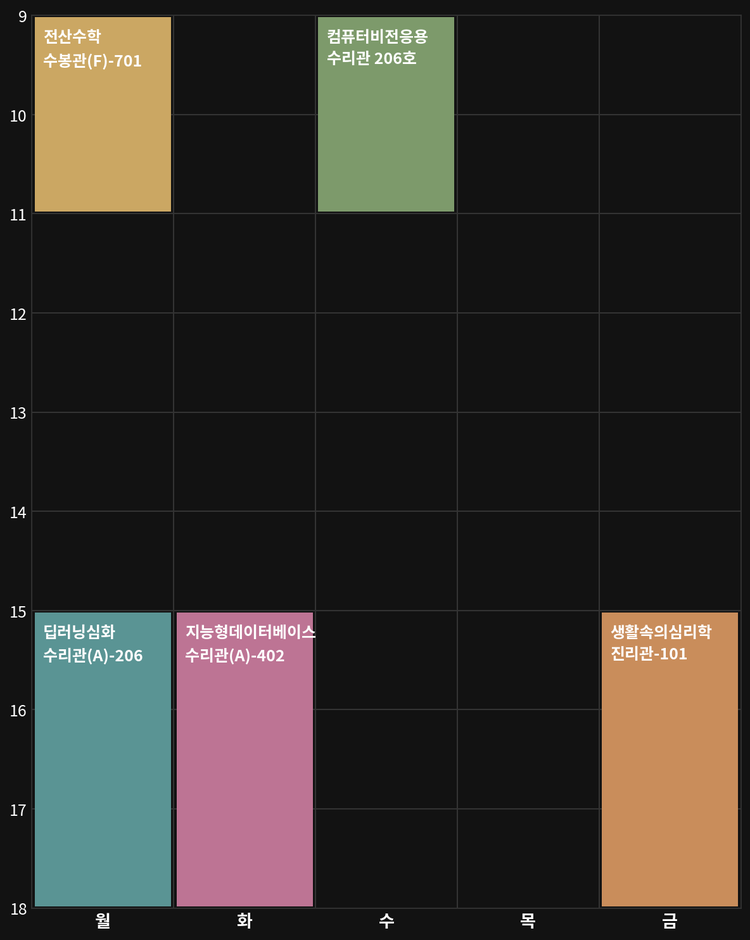
#> input picture timetable/timetable_5.png, 750 x 940 px, shrunk from 1184 x 1484 before the run
$ python timetable_first_class.py timetable/timetable_5.png
#> lines starting #> are read from the running program, lines starting #| are printed output that depends on the picture
"""시간표 캡처 → 요일별 첫 수업 시작 시각 추출 (개선 버전).

핵심 아이디어
  - "수업이 어디 있는가"는 글자가 아니라 **색칠된 수업 칸(블록)** 으로 찾는다.
    (OpenCV 색 분할: HSV 채도가 높은 영역 = 수업 칸)
  - "그 위치가 몇 시인가"는 OCR로 **시간축 숫자(9, 10, 11 ...)** 를 읽어
    y좌표 ↔ 시각의 직선 관계(y = a·hour + b)를 이미지마다 새로 맞춘다.
  - 첫 수업 시각 = 그 요일 열에서 가장 위에 있는 블록의 **위쪽 경계** y를 시각으로 변환.

사용법
  python timetable_first_class.py               # timetable/timetable_*.png 전부 처리
  python timetable_first_class.py a.png b.png   # 특정 파일만
"""
import glob
import json
import os
import re
import sys

import cv2
import numpy as np

DAYS = ['월', '화', '수', '목', '금']
OUT_DIR = 'results'

_reader = None


def get_reader():
    global _reader
    if _reader is None:
        import easyocr
        _reader = easyocr.Reader(['ko', 'en'], gpu=False, verbose=False)
    return _reader


# ---------------------------------------------------------------- 1. 입력 정규화
def load_image(path):
    """RGBA/흑백 등 어떤 PNG가 와도 3채널 BGR로 맞추고, 라이트/다크 테마를 판별한다."""
    img = cv2.imread(path, cv2.IMREAD_UNCHANGED)
    if img is None:
        raise ValueError(f'이미지를 읽을 수 없습니다: {path}')
    if img.ndim == 2:
        img = cv2.cvtColor(img, cv2.COLOR_GRAY2BGR)
    elif img.shape[2] == 4:
        alpha = img[:, :, 3:4].astype(np.float32) / 255.0
        img = (img[:, :, :3] * alpha + 255 * (1 - alpha)).astype(np.uint8)
    gray = cv2.cvtColor(img, cv2.COLOR_BGR2GRAY)
    bg = int(np.median(np.concatenate([gray[0], gray[-1], gray[:, 0], gray[:, -1]])))
    return img, gray, bg, ('dark' if bg < 128 else 'light')


# ---------------------------------------------------------------- 2. 격자(표 영역) 찾기
def _runs(mask_1d):
    """True 구간들의 [start, end] 목록."""
    idx = np.flatnonzero(np.diff(np.r_[0, mask_1d.astype(np.int8), 0]))
    return list(zip(idx[::2], idx[1::2] - 1))


def find_grid(img, gray, bg):
    """회색(무채색) 격자선을 투영(projection)해서 표 영역과 요일 열 경계를 찾는다."""
    hsv = cv2.cvtColor(img, cv2.COLOR_BGR2HSV)
    line = (hsv[:, :, 1] < 25) & (np.abs(gray.astype(int) - bg) > 15) & (np.abs(gray.astype(int) - bg) < 120)
    h, w = gray.shape

    v_score = line.sum(axis=0) / h            # 열마다 선 픽셀 비율
    vx = [int((a + b) / 2) for a, b in _runs(v_score > 0.25)]
    h_score = line.sum(axis=1) / w
    hy = [int((a + b) / 2) for a, b in _runs(h_score > 0.5)]
    if len(vx) < 2 or len(hy) < 2:
        raise RuntimeError('격자선을 찾지 못했습니다')

    left, right = vx[0], vx[-1]
    top, bottom = hy[0], hy[-1]
    # 세로선이 정확히 6개면 그대로 쓰고, 아니면 5등분 (블록에 가려진 선 대비)
    if len(vx) == len(DAYS) + 1:
        cols = list(zip(vx[:-1], vx[1:]))
    else:
        edges = np.linspace(left, right, len(DAYS) + 1).astype(int)
        cols = list(zip(edges[:-1], edges[1:]))
    return {'left': left, 'right': right, 'top': top, 'bottom': bottom,
            'cols': cols, 'hlines': hy}


# ---------------------------------------------------------------- 3. 시간축 보정 (OCR + 직선 맞춤)
# [85 lines left out: functions calibrate_time_axis, y_to_time, detect_blocks, attach_text, not called in this run]


# ---------------------------------------------------------------- 5. 전체 파이프라인
def analyze(path):
    img, gray, bg, theme = load_image(path)
    grid = find_grid(img, gray, bg)
    ocr = get_reader().readtext(img, width_ths=0.1)  # 옆 칸 글자와 한 줄로 합쳐지지 않게
    axis = calibrate_time_axis(img, grid, ocr)
    blocks = attach_text(detect_blocks(img, grid), ocr)

    result = {}
    for d, name in enumerate(DAYS):
        day_blocks = sorted([b for b in blocks if b['day'] == d], key=lambda b: b['y'])
        if not day_blocks:
            result[name] = {'time': None, 'status': '공강'}
            continue
        first = day_blocks[0]
        hh, mm = y_to_time(first['y'], axis)
        # 시간축 라벨을 3개 미만으로 읽었으면 변환식을 믿기 어려움 → 사용자 확인 필요 (PRD AC-01-03)
        status = '수업 있음' if len(axis['points']) >= 3 else '확인 필요'
        result[name] = {'time': f'{hh:02d}:{mm:02d}', 'status': status,
                        'subject': first.get('text', ''), 'top_y': first['y']}

    return {'file': os.path.basename(path), 'theme': theme, 'grid': grid,
            'axis': axis, 'blocks': blocks, 'first_class': result}, img


# ---------------------------------------------------------------- 6. 시각화
# [57 lines left out: functions draw, _find_korean_font, not called in this run]


def main(paths):
    os.makedirs(OUT_DIR, exist_ok=True)
    summary = {}
    for p in paths:
        info, img = analyze(p)
#> in load_image, img is the input picture: shape (940, 750, 4); mean B, G, R, A 45.2, 50.4, 54.8, 255
#> in load_image, `alpha = img[:, :, 3:4].astype(np.float32) / 255.0`: alpha: shape (940, 750, 1) float32; every value is 1
#> in load_image, `gray = cv2.cvtColor(img, cv2.COLOR_BGR2GRAY)`:
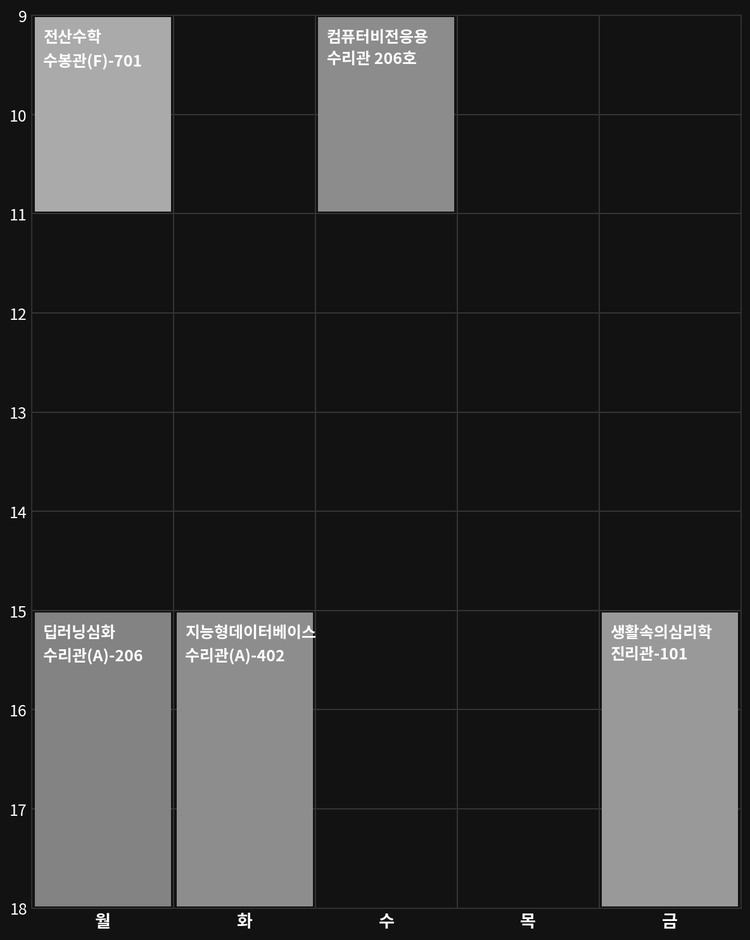
#> gray: shape (940, 750); min 0, max 255, mean 51.1
#> in load_image, `bg = int(np.median(np.concatenate([gray[0], gray[-1], gray[:, 0], gray..`: bg = 18
#> in analyze, `img, gray, bg, theme = load_image(path)`: theme = 'dark'
#> in find_grid, `hsv = cv2.cvtColor(img, cv2.COLOR_BGR2HSV)`: hsv: shape (940, 750, 3); mean H, S, V 18.6, 26.8, 59.1
#> in find_grid, `line = (hsv[:, :, 1] < 25) & (np.abs(gray.astype(int) - bg) > 15) & (n..`:
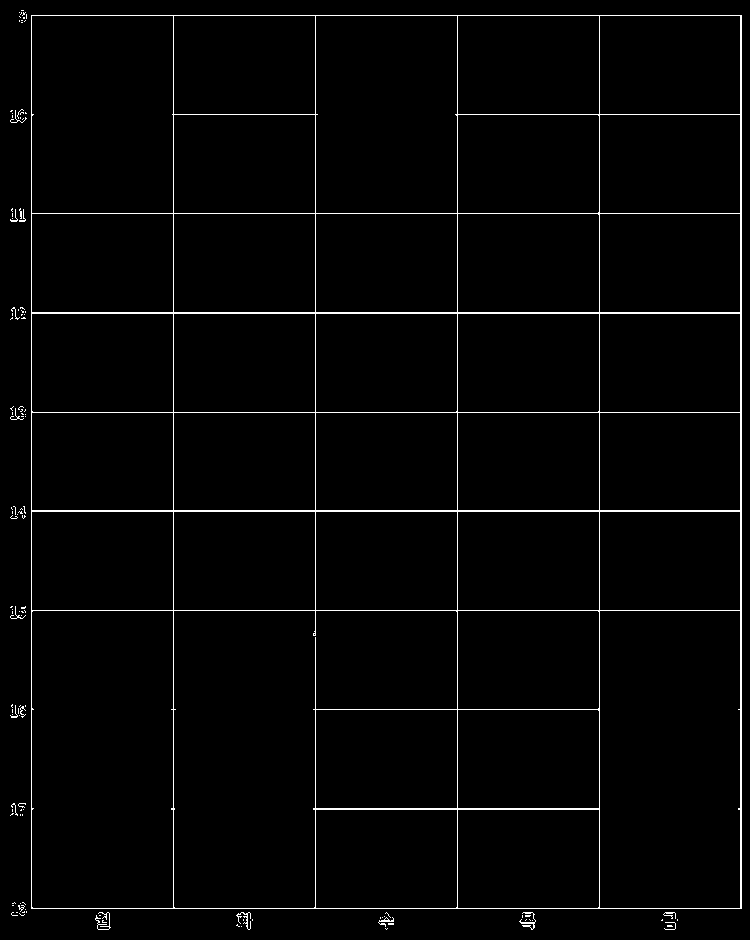
#> line: shape (940, 750) bool; 2.1% white in thin lines or dots
#> in find_grid, `v_score = line.sum(axis=0) / h`: v_score = 750 values, max 0.951 at index 31, min 0 at index 0, mean 0.0213
#> in _runs, `idx = np.flatnonzero(np.diff(np.r_[0, mask_1d.astype(np.int8), 0]))`: idx = [31, 32, 173, 174, 315, 316, 457, 458, 599, 600, 740, 742]
#> in find_grid, `vx = [int((a + b) / 2) for a, b in _runs(v_score > 0.25)]`: vx = [31, 173, 315, 457, 599, 740]
#> in find_grid, `h_score = line.sum(axis=1) / w`: h_score = 940 values, max 0.955 at index 213, min 0 at index 0, mean 0.0213
#> in find_grid, `hy = [int((a + b) / 2) for a, b in _runs(h_score > 0.5)]`: hy = [15, 114, 213, 312, 412, 510, 610, 908]
#> in find_grid, `left, right = vx[0], vx[-1]`: left = 31; right = 740
#> in find_grid, `top, bottom = hy[0], hy[-1]`: top = 15; bottom = 908
#> in find_grid, `cols = list(zip(vx[:-1], vx[1:]))`: cols = [(31, 173), (173, 315), (315, 457), (457, 599), (599, 740)]
#> in analyze, `grid = find_grid(img, gray, bg)`: grid = {'left': 31, 'right': 740, 'top': 15, 'bottom': 908, 'cols': [(31, 173), (173, 315), (315, 457), (457, 599), (599, 740)], 'hlines': [15, 114, 213, 312, 412, 510, 610, 908]}
        stem = os.path.splitext(info['file'])[0]
        draw(img, info, os.path.join(OUT_DIR, f'{stem}_result.png'))
        summary[info['file']] = {d: v['time'] for d, v in info['first_class'].items()}
        print(f"=== {info['file']} ({info['theme']}, {info['axis']['source']}) ===")
        for d in DAYS:
            fc = info['first_class'][d]
            print(f"  > {d}요일: {fc['time'] or '공강':5s}  [{fc['status']}] {fc.get('subject', '')}")
    with open(os.path.join(OUT_DIR, 'improved.json'), 'w', encoding='utf-8') as f:
        json.dump(summary, f, ensure_ascii=False, indent=2)
    return summary


if __name__ == '__main__':
    main(sys.argv[1:] or sorted(glob.glob(os.path.join('timetable', 'timetable_*.png'))))
#> (the call stopped at in get_reader, `_reader = easyocr.Reader(['ko', 'en'], gpu=False, verbose=False)`: easyocr is not available in this run)
